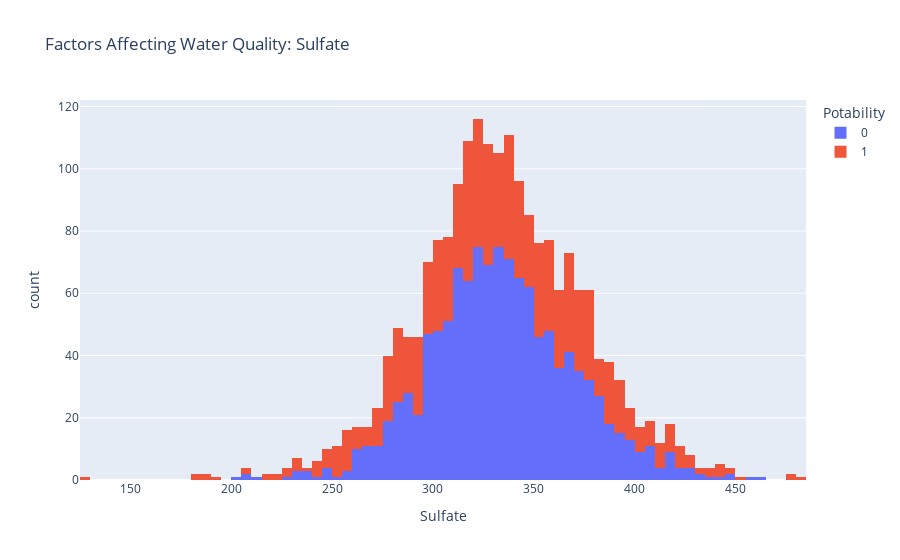

This figure's notebook cell:
### Markdown cell above
#### 6. Create a histogram chart to visualize the distribution of sulfate in water

### Code cell
px.histogram(waterdf, x = "Sulfate", color = "Potability", title= "Factors Affecting Water Quality: Sulfate")

### Figure 1 — Plotly figure (JSON) as saved in the notebook; plotly's stock layout.template omitted (floating-point values rounded to 4 significant figures; data arrays with more than 128 entries replaced by an {"elided": "..."} marker saying what was removed)
{"data": [{"bingroup": "x", "hovertemplate": "Potability=0<br>Sulfate=%{x}<br>count=%{y}<extra></extra>", "legendgroup": "0", "marker": {"color": "#636efa", "pattern": {"shape": ""}}, "name": "0", "orientation": "v", "showlegend": true, "type": "histogram", "x": {"elided": "1200 float values"}, "xaxis": "x", "yaxis": "y"}, {"bingroup": "x", "hovertemplate": "Potability=1<br>Sulfate=%{x}<br>count=%{y}<extra></extra>", "legendgroup": "1", "marker": {"color": "#EF553B", "pattern": {"shape": ""}}, "name": "1", "orientation": "v", "showlegend": true, "type": "histogram", "x": {"elided": "811 float values"}, "xaxis": "x", "yaxis": "y"}], "layout": {"barmode": "relative", "legend": {"title": {"text": "Potability"}, "tracegroupgap": 0}, "title": {"text": "Factors Affecting Water Quality: Sulfate"}, "xaxis": {"anchor": "y", "domain": [0, 1], "title": {"text": "Sulfate"}}, "yaxis": {"anchor": "x", "domain": [0, 1], "title": {"text": "count"}}}}
